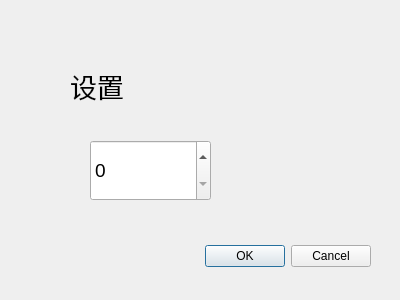
<?xml version="1.0" encoding="UTF-8"?>
<ui version="4.0">
 <class>Dialog_SetWidth</class>
 <widget class="QDialog" name="Dialog_SetWidth">
  <property name="geometry">
   <rect>
    <x>0</x>
    <y>0</y>
    <width>400</width>
    <height>300</height>
   </rect>
  </property>
  <property name="windowTitle">
   <string>Dialog</string>
  </property>
  <widget class="QDialogButtonBox" name="buttonBox">
   <property name="geometry">
    <rect>
     <x>30</x>
     <y>240</y>
     <width>341</width>
     <height>32</height>
    </rect>
   </property>
   <property name="orientation">
    <enum>Qt::Horizontal</enum>
   </property>
   <property name="standardButtons">
    <set>QDialogButtonBox::Cancel|QDialogButtonBox::Ok</set>
   </property>
  </widget>
  <widget class="QSpinBox" name="spinBox_Width">
   <property name="geometry">
    <rect>
     <x>90</x>
     <y>140</y>
     <width>121</width>
     <height>61</height>
    </rect>
   </property>
   <property name="font">
    <font>
     <family>Arial</family>
     <pointsize>14</pointsize>
    </font>
   </property>
  </widget>
  <widget class="QLabel" name="label">
   <property name="geometry">
    <rect>
     <x>70</x>
     <y>70</y>
     <width>181</width>
     <height>31</height>
    </rect>
   </property>
   <property name="font">
    <font>
     <family>Arial</family>
     <pointsize>20</pointsize>
    </font>
   </property>
   <property name="text">
    <string>设置</string>
   </property>
  </widget>
 </widget>
 <resources/>
 <connections>
  <connection>
   <sender>buttonBox</sender>
   <signal>accepted()</signal>
   <receiver>Dialog_SetWidth</receiver>
   <slot>accept()</slot>
   <hints>
    <hint type="sourcelabel">
     <x>248</x>
     <y>254</y>
    </hint>
    <hint type="destinationlabel">
     <x>157</x>
     <y>274</y>
    </hint>
   </hints>
  </connection>
  <connection>
   <sender>buttonBox</sender>
   <signal>rejected()</signal>
   <receiver>Dialog_SetWidth</receiver>
   <slot>reject()</slot>
   <hints>
    <hint type="sourcelabel">
     <x>316</x>
     <y>260</y>
    </hint>
    <hint type="destinationlabel">
     <x>286</x>
     <y>274</y>
    </hint>
   </hints>
  </connection>
 </connections>
</ui>
